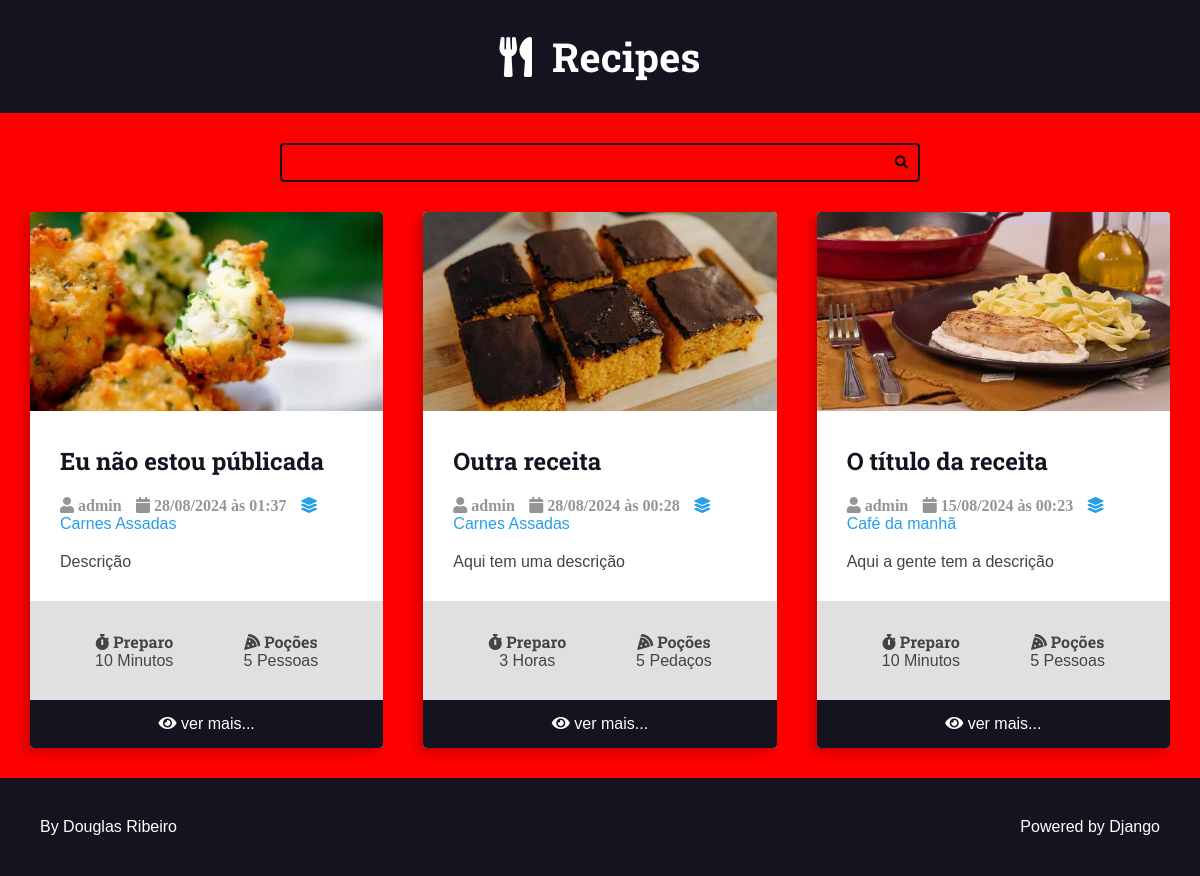
The page / on the database its author committed.
### recipes/models.py (models this page shows, shortened)
class Recipe(models.Model):
    title = models.CharField(max_length=65)
    description = models.CharField(max_length=165)
    slug = models.SlugField()
    preparation_time = models.IntegerField()
    preparation_time_unit = models.CharField(max_length=165)
    servings = models.IntegerField()
    servings_unit = models.CharField(max_length=165)
    preparation_steps = models.TextField()
    preparation_steps_is_html = models.BooleanField(default=False)
    created_at = models.DateTimeField(auto_now_add=True)
    updated_at = models.DateTimeField(auto_now=True)
    is_published = models.BooleanField(default=False)
    cover = models.ImageField(upload_to='recipes/covers/%Y/%m/%d/', blank=True, default='')
    category = models.ForeignKey(Category,on_delete=models.SET_NULL, null=True,  blank=True, default=None,)
    author = models.ForeignKey(User, on_delete=models.SET_NULL, null=True)

class Category(models.Model):
    name = models.CharField(max_length=65)

### recipes/views.py (the view)
# urls.py: 2. Add a URL to urlpatterns:  path('', views.home, name='home')
def home(request):
    recipes = Recipe.objects.filter(is_published=True).order_by('-id')
    return render(request, 'recipes/pages/home.html', context={
        'recipes': recipes,
    })

### recipes/templates/recipes/pages/home.html (shortened to what this page needs)
{% extends "global/base.html" %}
{% block content %}
    <div class="main-content main-content-list container">
        {% for recipe in recipes %}
            {% include "recipes/partials/recipe.html" %}
        {% endfor %}
    </div>
{% endblock content %}

### recipes/templates/recipes/partials/recipe.html (shortened to what this page needs)
<div class="recipe recipe-list-item">
    {% if recipe.cover %}
        <div class="recipe-cover">
            <a href="{% url 'recipes:recipe' recipe.id %}">
                <img src="{{recipe.cover.url}}" alt="Temporário">
            </a>
    {% endif %}
    </div>
    <div class="recipe-title-container">
        <h2 class="recipe-title">
            <a href="{% url 'recipes:recipe' recipe.id %}">
                {{ recipe.title }}
            </a>
        </h2>
    </div>
    <div class="recipe-author">
        <span class="recipe-author-item">
            <i class="fas fa-user">
                {% if recipe.author.first_name %}
                    {{ recipe.author.first_name }} {{ recipe.author.last_name}}
                {% else %}
                    {{ recipe.author.username }}
                {% endif %}
            </i>
        </span>
        <span class="recipe-author-item">
            <i class="fas fa-calendar alt">
                {{recipe.created_at|date:"d/m/Y"}} às {{recipe.created_at|date:"H:i"}}
            </i>
        </span>
        {% if  recipe.category is not None %}
            <span class="recipe-author-item">
                <a href="{% url 'recipes:category' recipe.category.id %}">
                    <i class="fas fa-layer-group"></i>
                    <span>{{recipe.category.name}}</span>
                </a>
            </span>
        {% endif %}
    </div>
    <div class="recipe-content">
        <p>{{recipe.description}}</p>
    </div>
    <div class="recipe-meta-container">
        <div class="recipe-meta recipe-preparation">
            <h3 class="recipe-meta-title">
                <i class="fas fa-stopwatch"></i> Preparo</h3>
            <div class="recipe-meta-text">
                {{recipe.preparation_time}} {{recipe.preparation_time_unit}}
            </div>
        </div>
        <div class="recipe-meta recipe-servings">
            <h3 class="recipe-meta-title"><i class="fas fa-pizza-slice"></i> Poções </h3>
            <div class="recipe-meta-text">
                {{recipe.servings}} {{recipe.servings_unit}}
            </div>
        </div>
    </div>
    {% if is_detail_page is not True %}
        <footer class="recipe-footer">
            <a href="{% url 'recipes:recipe' recipe.id %}" class="recipe-read-more button button-dark button-full-width">
                <i class="fas fa-eye"></i>
                <span>ver mais...</span>
            </a>
        </footer>
    {% endif %}
</div>

### recipes/static/recipes/css/styles.css (style rules this page uses)
:root { --color-primary: #269fe6; --color-primary-hover: #2086c2; --color-primary-dark: #13141f; --color-primary-dark-hover: #212336; --color-primary-light: #d4ecfa; --color-primary-light-hover: #bdd8e7; --color-white: #fff; --color-black: #000; --color-dark-text: #444; --color-info-light: #cce5ff; --color-debug-light: #cce5ff; --color-success-light: #d4edda; --color-alert-light: #fff3cd; --color-warning-light: #fff3cd; --color-error-light: #f8d7da; --color-info-dark: #4d86c4; --color-debug-dark: #4d86c4; --color-success-dark: #4a9c5d; --color-alert-dark: #927f40; --color-warning-dark: #927f40; --color-error-dark: #da525d; --color-gray-0: #f9f9f9; --color-gray-1: #e0e0e0; --color-gray-2: #c7c7c7; --color-gray-3: #aeaeae; --color-gray-4: #959595; --color-gray-5: #7d7d7d; --color-gray-6: #646464; --color-gray-7: #4b4b4b; --color-gray-8: #323232; --color-gray-9: #191919; --font-primary: sans-serif; --font-headings: 'Roboto Slab', serif; --spacing-gutter-medium: 3rem; --spacing-gutter-large: 4rem; }
* { padding: 0; margin: 0; box-sizing: border-box; }
html { font-size: 62.5%; }
body { font-size: 1.6rem; font-family: var(--font-primary); background: var(--color-gray-1); color: var(--color-dark-text); }
h1,h2,h3,h4,h5,h6 { font-family: var(--font-headings); }
.container { max-width: 144rem; margin: 0 auto; padding: var(--spacing-gutter-medium); }
.main-content { padding-top: 0; }
.main-content-list { display: grid; grid-template-columns: repeat(auto-fit,minmax(340px, 1fr)); gap: var(--spacing-gutter-large); }
.recipe { background: var(--color-white); box-shadow: -5px 5px 10px rgba(0,0,0,0.2); transform: scale(1); transition: all 300ms ease-in-out; border-radius: 0.4rem; overflow: hidden; }
.recipe img { max-width: 100%; }
.recipe-list-item { max-width: 64rem; height: fit-content; }
.recipe-title-container { padding: var(--spacing-gutter-medium); padding-bottom: 2rem; }
.recipe-title-container a { text-decoration: none; color: var(--color-primary-dark); }
.recipe-author { padding: 0 var(--spacing-gutter-medium); }
.recipe-content { padding: var(--spacing-gutter-medium); padding-top: 2rem; }
.recipe-author-item { color: var(--color-gray-4); margin-right: 1rem; }
.recipe-author a { color: var(--color-primary); transition: all 300ms ease-in-out; text-decoration: none; }
.recipe-meta-container { display: flex; flex-flow: row wrap; padding: var(--spacing-gutter-medium); background: var(--color-gray-1); }
.recipe-meta { display: flex; flex-flow: column nowrap; flex-shrink: 1; flex-grow: 1; text-align: center; }
.recipe-meta-title { font-family: var(--font-headings); font-size: 1.6rem; margin: 0; }
.recipe-footer a { background: var(--color-primary-dark); display: block; color: var(--color-white); text-decoration: none; text-align: center; padding: 1.5rem var(--spacing-gutter-medium); transition: all 300ms ease-in-out; }

### recipes/base_static/global/css/global-style.css (style rules this page uses)
body { background: red; }

### rows shown on the page
Recipe: cover (picture), title "Eu não estou públicada", author.username "admin", created_at "28/08/2024", created_at "01:37", category.name "Carnes Assadas", description "Descrição", preparation_time "10", preparation_time_unit "Minutos", servings "5", servings_unit "Pessoas"
Recipe: cover (picture), title "Outra receita", author.username "admin", created_at "28/08/2024", created_at "00:28", category.name "Carnes Assadas", description "Aqui tem uma descrição", preparation_time "3", preparation_time_unit "Horas", servings "5", servings_unit "Pedaços"
Recipe: cover (picture), title "O título da receita", author.username "admin", created_at "15/08/2024", created_at "00:23", category.name "Café da manhã", description "Aqui a gente tem a descrição", preparation_time "10", preparation_time_unit "Minutos", servings "5", servings_unit "Pessoas"
